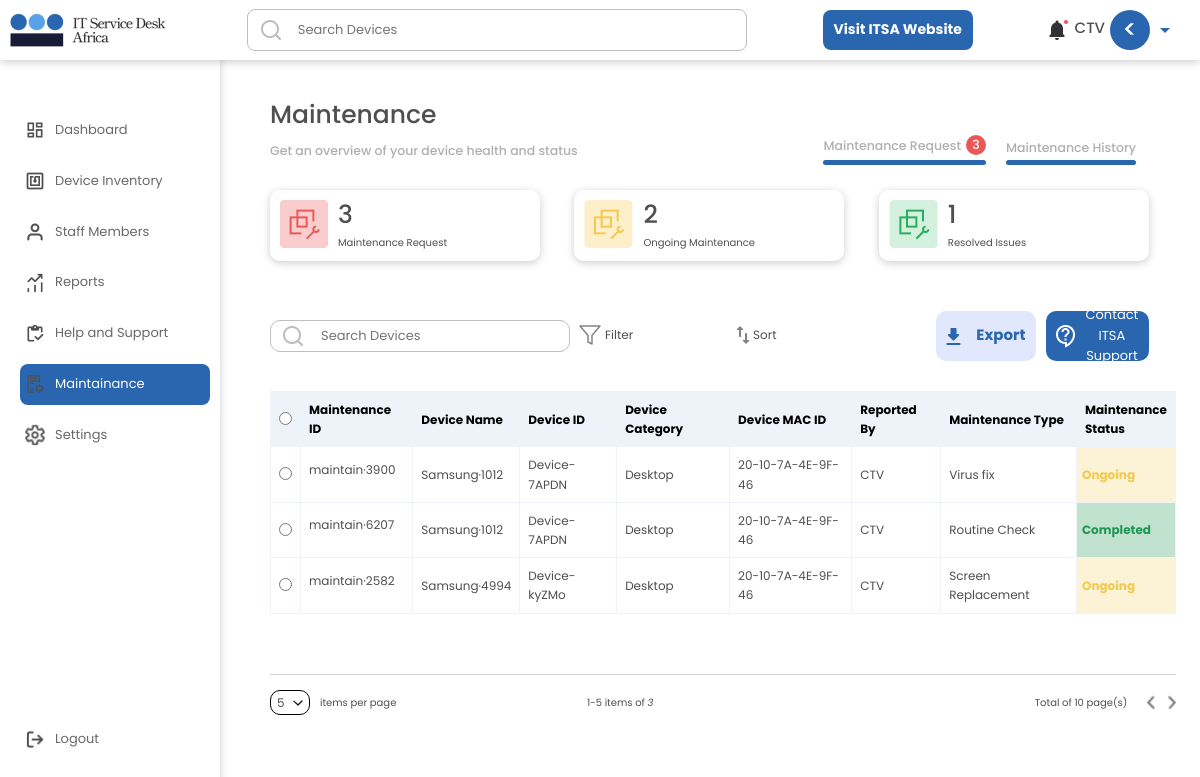
Before: /member/maintainance/ (signed in) with the older database file.
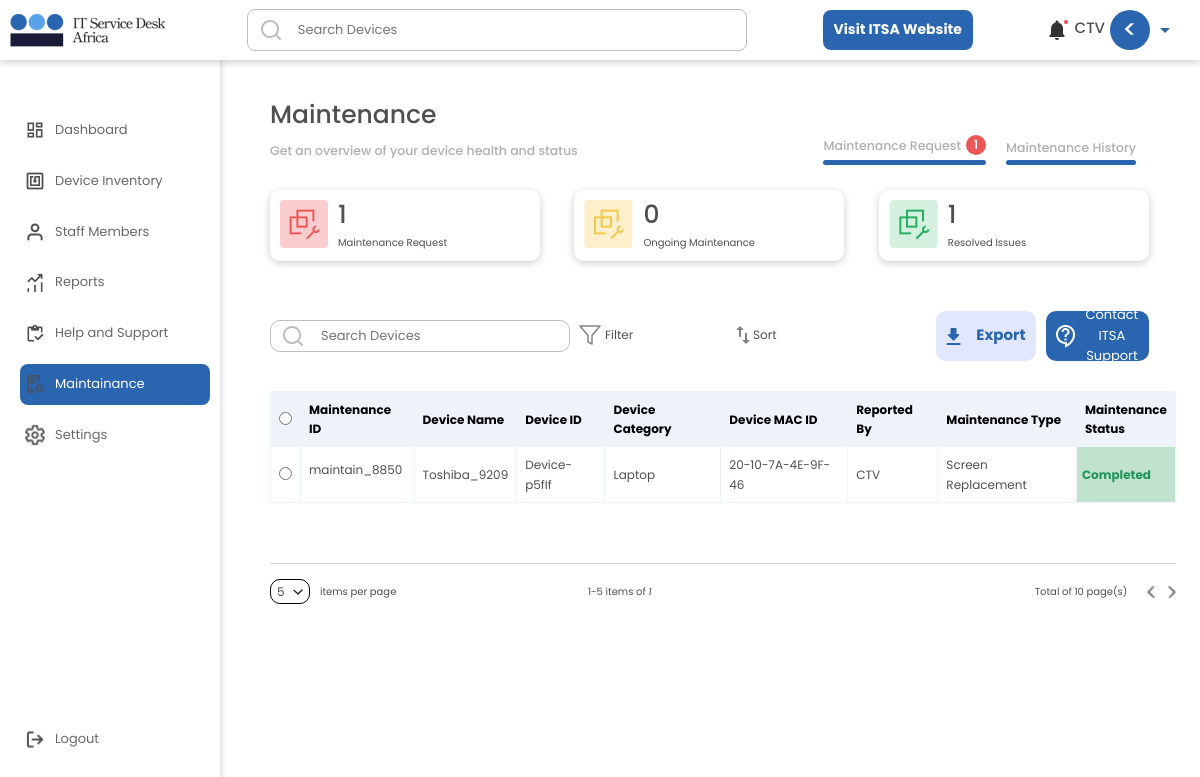
After: the same page with the newer database file.
### userarea/models.py (models this page shows, shortened)
class MaintenanceRequest(models.Model):
    user = models.ForeignKey(User, null=True, on_delete=models.CASCADE)
    MaintainDeviceName = models.CharField(max_length= 300, null=True, blank = True)
    MaintainDeviceType = models.CharField(max_length= 300, null=True, blank = True)
    MaintainDeviceUserDepartment = models.CharField(max_length= 300, null=True, blank = True)
    MaintainDeviceID = models.CharField(max_length= 300, null=True, blank = True)
    MaintainDeviceIP = models.CharField(max_length= 300, null=True, blank = True)
    MaintainDeviceMAC_ID = models.CharField(max_length= 300, null=True, blank = True)
    MaintainType = models.CharField(max_length= 300, null=True, blank = True)
    MaintainDeviceCategory = models.CharField(max_length= 300, null=True, blank = True)
    MaintainDeviceLocation = models.CharField(max_length= 300, null=True, blank = True)
    MaintainStatus = models.CharField(max_length= 300,choices = MAINTAINANCE_STATUS_CHOICE, default = 'Ongoing', null=True, blank = True)
    MaintainDeviceUserFirstname = models.CharField(max_length= 300, null=True, blank = True)
    MaintainDeviceUserLastname = models.CharField(max_length= 300, null=True, blank = True)
    MaintainRequesterEmailAddress = models.EmailField(max_length= 300, null=True, blank = True)
    MaintainRequester = models.CharField(max_length= 300, null=True, blank = True)
    MaintainRequestID = models.CharField(max_length= 300, null=True, blank = True)
    MaintainRequestDescription = models.CharField(max_length= 30000, null=True, blank = True)
    currentMonth = models.CharField(max_length= 3000, null=True, blank = True)
    created_at = models.DateTimeField(auto_now_add=True)
    edited_at = models.DateTimeField(auto_now=True)
    class Meta:
        ordering = ['-edited_at', '-created_at']

class DeviceCountPerPage(models.Model):
    user = models.ForeignKey(User, null=True, on_delete=models.CASCADE)
    count = models.CharField(max_length= 3, default = 4, null=True, blank = True)
    created_at = models.DateTimeField(auto_now_add=True)
    edited_at = models.DateTimeField(auto_now=True)
    class Meta:
        ordering = ['-edited_at', '-created_at']
    def __str__(self):
        return self.count

### userarea/views.py (the view, shortened to what this page needs)
# urls.py: path('maintainance/', views.Maintainance, name="Maintainance"),
@login_required(login_url='Login')
def Maintainance(request):
    if request.method == 'GET' and 'idforeditmain' in request.GET:
        idforedit = request.GET['idforeditmain']
        currentDevice = MaintenanceRequest.objects.get(MaintainRequestID = idforedit).MaintainRequestID
        return redirect('EditMaintenenceRequest', name = currentDevice )
    allMaintains = MaintenanceRequest.objects.filter(user = request.user)
    allMaintainsCount = allMaintains.count()
    numberOfDevicesPerPage = DeviceCountPerPage.objects.filter(user = request.user).first()
    allProfileImages = UserProfileImage.objects.all().first
    allUsers = User.objects.all()
    allSignUps = SignupForm.objects.all()
    allCompletedRequests = MaintenanceRequest.objects.filter(Q(MaintainStatus = 'Completed') & Q(user = request.user))
    allCompletedRequestsCount = allCompletedRequests.count()
    allCanceledRequests = MaintenanceRequest.objects.filter(Q(MaintainStatus = 'Canceled') & Q(user = request.user))
    allCanceledRequestsCount = allCanceledRequests.count()
    allOngoingRequests = MaintenanceRequest.objects.filter(Q(MaintainStatus = 'Ongoing') & Q(user = request.user))
    allOngoingRequestsCount = allOngoingRequests.count()
    context = {'allOngoingRequestsCount':allOngoingRequestsCount, 'allCompletedRequestsCount':allCompletedRequestsCount, 'allCanceledRequestsCount':allCanceledRequestsCount, 'allSignUps':allSignUps, 'allUsers':allUsers, 'allProfileImages':allProfileImages, 'allMaintains':allMaintains, 'allMaintainsCount':allMaintainsCount, 'numberOfDevicesPerPage':numberOfDevicesPerPage}
    return render(request, 'userarea/maintainance.html', context)

### userarea/templates/userarea/maintainance.html (shortened to what this page needs)
{% include 'general.html' %}
{% load static %}
{% block content %}
<!DOCTYPE html>
<html lang="en">
	<head>
		<link rel="stylesheet" href={% static 'dashboard/css/style.css' %} />
		<link rel="stylesheet" href={% static 'inventory/css/style.css' %} />
		<link rel="stylesheet" href={% static 'maintenance/css/style.css' %} />
		<link href="https://unpkg.com/aos@2.3.1/dist/aos.css" rel="stylesheet">
	</head>
	<body class='body'>
		<div class='main'>
            <h1>Maintenance</h1>
			<div class='subIntroSection'>
				<div>
					<h5>
						Get an overview of your device health and status
					</h5>
				</div>
				<div class='MaintenanceSelectSection'>
					<h5>
						<div class='MaintenanceSelectSectionInner'>
							Maintenance Request
							<div class='maintainRequestCount'>
								<p>{{allMaintainsCount}}</p>
							</div>
						</div>
						<div class='maintainRequestLine maintainLine'></div>
					</h5>
					<h5>
						<div class='MaintenanceSelectSectionInner2'>
							Maintenance History
							<div class='maintainHistoryLine maintainLine'></div>
						</div>
					</h5>
				</div>
			</div>
			<div>
				<div class='maintainReqMainOut'>
					<div class='maintainReqMain'>
						<div>
							<img src={% static 'maintenance/img/red.png' %} />
						</div>
						<div>
							<h1 class='maintenanceReqeustCount'>{{ allMaintainsCount }}</h1>
							<p>Maintenance Request</p>
						</div>
					</div>
					<div class='maintainReqMain'>
						<div>
							<img src={% static 'maintenance/img/yellow.png' %} />
						</div>
						<div>
							<h1>{{ allOngoingRequestsCount }}</h1>
							<p>Ongoing Maintenance</p>
						</div>
					</div>
					<div class='maintainReqMain'>
						<div>
							<img src={% static 'maintenance/img/green.png' %} />
						</div>
						<div>
							<h1>{{ allCompletedRequestsCount }}</h1>
							<p>Resolved Issues</p>
						</div>
					</div>
				</div>
			</div>
			<div>
			<div class='deviceinventorymaintop'>
				<div class='searchdashboardsection'>
					<div class='searchdashboard'>
						<form method='GET' action="{% url 'Searchresult' %}">
							<input type='text' name='q' placeholder='Search Devices' />
						</form>
						<img class='searchicon' src={% static 'dashboard/img/searchicon.png' %} />
					</div>
					<div class='filter filtercategory'>
						<img src={% static 'inventory/img/filter.png' %} />
						<p>Filter</p>
					</div>
					<div class='filter filtercategory'>
						<img src={% static 'maintenance/img/sort.png' %} />
						<p>Sort</p>
					</div>
				</div>
				<div class='searchsidebtns'>
					<a href = /member/exportmaintenance/ >
						<div class='uploaddevicecsv showdeviceuploadpopup'>
							<button>
								<img src={% static 'maintenance/img/export.png' %} />
								<p>Export</p>
							</button>
						</div>
					</a>
					<div class='scannetworkbtn'>
						<button>
							<img src={% static 'maintenance/img/support.png' %} />
							<p>Contact ITSA Support</p>
						</button>
					</div>
				</div>
			</div>
			</div>
			<div>
				<table  id="paginated-list" >
					<tr>
						<th class='topCheckBox'>
							<input type='radio' />
						</th>
						<th>Maintenance ID</th>
						<th>Device Name</th>
						<th>Device ID</th>
						<th>Device Category</th>
						<th>Device MAC ID</th>
						<th>Reported By</th>
						<th>Maintenance Type</th>
						<th>Maintenance Status</th>
					</tr>
					{% for allMaintains in allMaintains %}
					<div class='item'>
						<tr class='item'>
							<td class='sectionCheckBox' id= "{{ allMaintains.MaintainDeviceName }}">
								<input class='sectionCheckBoxinput' type='radio' value={{ allMaintains.MaintainRequestID }} />
							</td>
							<td class='maintainName'>
								<p>{{ allMaintains.MaintainRequestID }}</p>
							</td>
							<td>{{ allMaintains.MaintainDeviceName }}</td>
							<td>{{ allMaintains.MaintainDeviceID }}</td>
							<td>{{ allMaintains.MaintainDeviceCategory }}</td>
							<td>{{ allMaintains.MaintainDeviceMAC_ID }}</td>
							<td>{{ allMaintains.MaintainRequester }}</td>
							<td>{{ allMaintains.MaintainType }}</td>
							<td class={{ allMaintains.MaintainStatus }}>{{ allMaintains.MaintainStatus }}</td>
						</tr>
					</div>
					{% endfor %}
				</table>
				<hr/>
				<div class='pagesdetailsseection'>
					<div class='perpagecount'>
						<div>
							<div class='selectedNumber'>
								<p>{{ numberOfDevicesPerPage }}</p>
								<img src={% static 'inventory/img/selectnav.png' %} />
							</div>
						</div>
						<div>
							<p>items per page</p>
						</div>
					</div>
					<div class='perpagecount2'>
						1-<span>{{ numberOfDevicesPerPage }}</span> items of <i>{{ allMaintainsCount }}</i>
					</div>
					<div class='pages'>
						<div>Total of <span class='pageNumberCount'>10</span> page(s)</div>
						<div class='navigation'>
							<img class='navLeft' id='prev-button' src={% static 'inventory/img/left.png' %} />
							<img id="next-button" src={% static 'inventory/img/right.png' %} />
						</div>
					</div>
				</div>
			</div>
        </div>
    </body>
</html>
{% endblock content %}

### userarea/templates/general.html (shortened to what this page needs)
{% load static %}
<!DOCTYPE html>
<html lang="en">
	<head>
		<link rel="stylesheet" href="https://maxcdn.bootstrapcdn.com/bootstrap/3.4.1/css/bootstrap.min.css">
		<link rel="stylesheet" href={% static 'general/css/style.css' %} />
		<link rel="stylesheet" href={% static 'dashboard/css/style.css' %} />
		<link href="https://cdnjs.cloudflare.com/ajax/libs/mdb-ui-kit/6.1.0/mdb.min.css" rel="stylesheet" />
		<link href="https://unpkg.com/aos@2.3.1/dist/aos.css" rel="stylesheet">
	</head>
	<body>
        {% include 'navbar.html' %}{% block content %}{% endblock content %}
    </body>
    </html>

### userarea/templates/navbar.html (shortened to what this page needs)
{% load static %}
{% block content %}
<body>
    <nav>
        <div>
            <img src={% static 'general/img/itsalogopng1.png' %} />
        </div>
        <div class='search'>
            <form method='GET' action="{% url 'Searchresult' %}">
                <input type='text' name='q' placeholder='Search Devices' />
            </form>
            <img class='searchIcon' src={% static 'general/img/searchicon.png' %} />
        </div>
        <div class='navBtn'>
            <button>
                <p>Visit ITSA Website</p>
            </button>
        </div>
        <div class='notifysection'>
            <div class='notifyout' >
                <img class='notify' src={% static 'general/img/notify.png' %} />
                <img class='notifyactive' src={% static 'general/img/notify-active.png' %} />
            </div>
            <div class='notifysectioninner'>
                <h4>{{ request.user }}</h4>
                <div class='profileimgsectiontext'>
                    <h1></h1>
                </div>
                <img src={% static 'general/img/arrow-down.png' %} />
            </div>
        </div>
    </nav>
    <div class='sidebarsection'>
        <a href={% url 'Dashboard' %}>
            <div class='sidebar dashboard'>
                <img src={% static 'dashboard/img/dashboard.png' %} />
                <p>Dashboard</p>
            </div>
        <a href={% url 'DeviceInventory' %}>
            <div class='sidebar deviceinventory '>
                <img src={% static 'general/img/device.png' %} />
                <p>Device Inventory</p>
            </div>
        <a href={% url 'StaffMembers' %}>
            <div class='sidebar staffmembers'>
                <img src={% static 'general/img/userimg.png' %} />
                <p>Staff Members</p>
            </div>
        <a href={% url 'Reports' %}>
            <div class='sidebar reports'>
                <img src={% static 'general/img/reports.png' %} />
                <p>Reports</p>
            </div>
        <a href={% url 'Support' %}>
            <div class='sidebar support'>
                <img src={% static 'general/img/help.png' %} />
                <p>Help and Support</p>
            </div>
        <a href={% url 'Maintainance' %}>
            <div class='sidebar maintain'>
                <img src={% static 'general/img/maintainance.png' %} />
                <p>Maintainance</p>
            </div>
        <a href={% url 'Settings' %}>
            <div class='sidebar settings'>
                <img src={% static 'general/img/settings.png' %} />
                <p>Settings</p>
            </div>
            <div class='sidebar logout'>
                <img src={% static 'general/img/logout.png' %} />
                <p>Logout</p>
            </div>
    </div>
</body>
{% endblock content %}

Changed rows visible on the page:
removed MaintenanceRequest: MaintainRequestID "maintain·3900", MaintainDeviceName "Samsung·1012", MaintainDeviceID "Device-7APDN", MaintainDeviceCategory "Desktop", MaintainDeviceMAC_ID "20-10-7A-4E-9F-46", MaintainRequester "CTV", MaintainType "Virus fix", MaintainStatus "Ongoing"
removed MaintenanceRequest: MaintainRequestID "maintain·6207", MaintainDeviceName "Samsung·1012", MaintainDeviceID "Device-7APDN", MaintainDeviceCategory "Desktop", MaintainDeviceMAC_ID "20-10-7A-4E-9F-46", MaintainRequester "CTV", MaintainType "Routine Check", MaintainStatus "Completed"
removed MaintenanceRequest: MaintainRequestID "maintain·2582", MaintainDeviceName "Samsung·4994", MaintainDeviceID "Device-kyZMo", MaintainDeviceCategory "Desktop", MaintainDeviceMAC_ID "20-10-7A-4E-9F-46", MaintainRequester "CTV", MaintainType "Screen Replacement", MaintainStatus "Ongoing"
added MaintenanceRequest: MaintainRequestID "maintain_8850", MaintainDeviceName "Toshiba_9209", MaintainDeviceID "Device-p5fIf", MaintainDeviceCategory "Laptop", MaintainDeviceMAC_ID "20-10-7A-4E-9F-46", MaintainRequester "CTV", MaintainType "Screen Replacement", MaintainStatus "Completed"
Other visible differences:
{{ allMaintainsCount }}: "3" → "1"
{{ allOngoingRequestsCount }}: "2" → "0"
